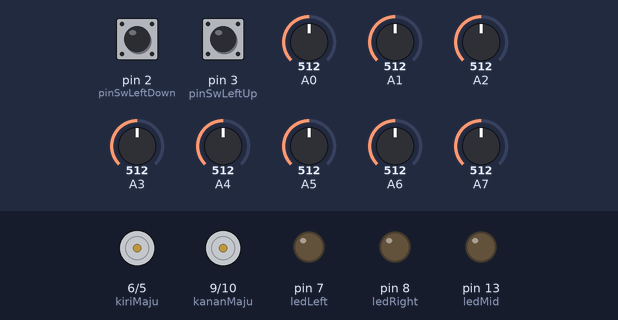
Recording of a sketch running on a simulated Arduino Nano, built with avr-gcc and run on an emulated ATmega328P. Parts: motor-driver pin pairs drawn as motors (green arrow = first pin HIGH = forward, orange = second pin HIGH = backward, longer = more drive), output pins drawn as LEDs (lit = HIGH). Dashed ring = blinking. Inputs (shaded band) come from the test bench; at power-on: pin 2 (pinSwLeftDown) HIGH, pin 3 (pinSwLeftUp) HIGH, A0 = 512, A1 = 512, A2 = 512, A3 = 512, A4 = 512, A5 = 512, A6 = 512, A7 = 512. EEPROM starts erased; what the sketch prints to the serial monitor is not drawn.

Above: at 1.3 s.
1.4 s: pin 2 (pinSwLeftDown) pulled LOW for 0.15 s
At 2.07 s:
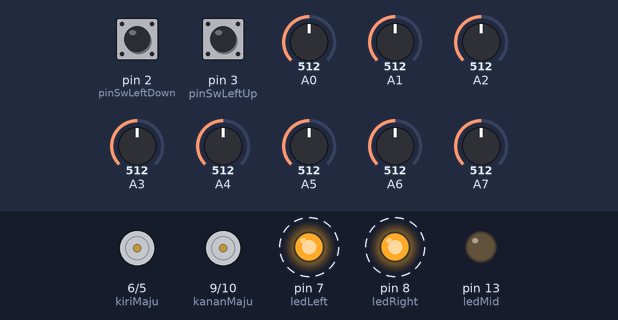
4.4 s: pin 3 (pinSwLeftUp) pulled LOW for 0.15 s
At 5.4 s:
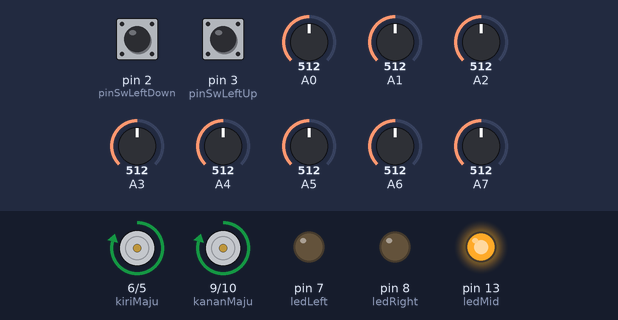
6.0 s: pin 2 (pinSwLeftDown) pulled LOW for 1 s
At 6.58 s:
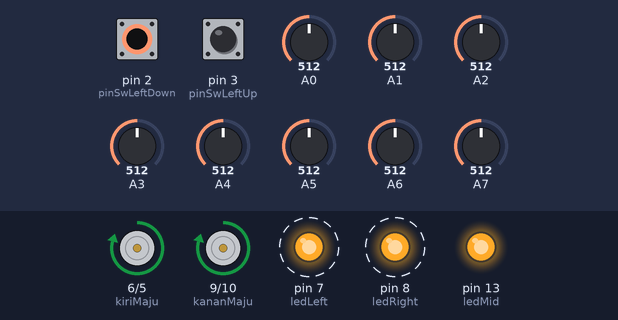
9.0 s: A0 set to 494
12.0 s: A1 set to 502
15.0 s: A2 set to 499
Timing chart, 0 to 19.0 s (numbered marks = the images above; inputs shaded):
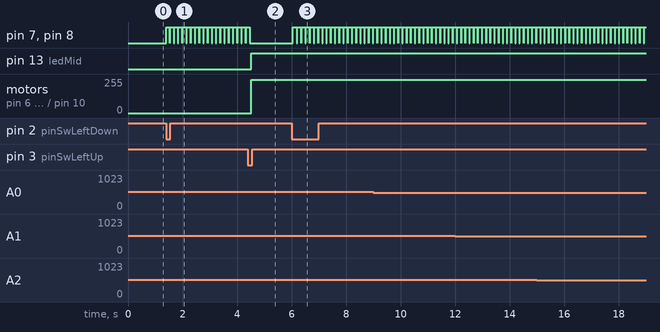

The sketch:

modul3pid.ino
```cpp
#include <EEPROM.h>
#define swLeftUp    digitalRead(pinSwLeftUp)
#define swLeftDown  digitalRead(pinSwLeftDown)
#define swRightUp   digitalRead(pinSwRightUp)
#define swRightDown digitalRead(pinSwRightDown)

int kiriMaju       = 6;  //MOTOR KIRI MAJU
int kananMaju      = 9;  //MOTOR KANAN MAJU
int kiriMundur     = 5;
int kananMundur    = 10;
int pinSwLeftUp    = 3;
int pinSwLeftDown  = 2;
int pinSwRightUp = 11;
int pinSwRightDown = 12;
int ledLeft = 7;
int ledMid = 13;
int ledRight = 8;
String start = "Stop";
String kalibrasi = "Stop";
char buff[100];

unsigned long waktu = millis();

//hitam 980
//putih 880
//peka = putih + ((hitam-putih)/2)
int peka = 500;
int adc_sensor[8], pekax[8],
    sensorMax[8] = {0, 0, 0, 0, 0, 0, 0, 0},
                   sensorMin[8] = {1023, 1023, 1023, 1023, 1023, 1023, 1023, 1023},
                                  sendat[8], robotSpeedRight, robotSpeedLeft,
                                  robotSpeed = 255,
                                  kp = 25,
                                  kd = 20,
                                  /*                 detik
                                     kp 25, kd 20 -> 37,41
                                     kp 28, kd 16 -> 37,85
                                     kp 28, kd 18 ->
                                  */
                                  lastError = 0,
                                  error = 0,
                                  x, rate, sensorBit,
                                  maxpwm = 250,
                                  t;


void setup() //program dilakukan hanya 1x
{
  Serial.begin(9600);
  pinMode(A0, INPUT);
  pinMode(A1, INPUT);
  pinMode(A2, INPUT);
  pinMode(A3, INPUT);
  pinMode(A4, INPUT);
  pinMode(A5, INPUT);
  pinMode(A6, INPUT);
  pinMode(A7, INPUT);
  pinMode( kiriMaju, OUTPUT);
  pinMode( kiriMundur, OUTPUT);
  pinMode( kananMaju, OUTPUT);
  pinMode( kananMundur, OUTPUT);
  pinMode(pinSwLeftUp, INPUT_PULLUP);
  pinMode(pinSwLeftDown, INPUT_PULLUP);
  pinMode(pinSwRightUp, INPUT_PULLUP);
  pinMode(pinSwRightDown, INPUT_PULLUP);
  pinMode( ledLeft, OUTPUT);
  pinMode( ledMid, OUTPUT);
  pinMode( ledRight, OUTPUT);
  delay(100);
  Serial.println("Kelompok nowaf dan alrio");
}

void loop()
{
  if (waktu == 10000){
     digitalWrite(swLeftUp, LOW);
     digitalWrite(swLeftDown, LOW);
     digitalWrite(swRightUp, LOW);
     digitalWrite(swRightDown, LOW);
  }
  if (!swLeftUp)
  {
    start = "high";
    kalibrasi = "stop";
  }
  if (!swLeftDown)
  {
    kalibrasi = "mulai";
    start = "stop";
  }
  if (start == "high")
  {
    follow_line();
  }

  if (kalibrasi == "mulai")
  {
    digitalWrite(ledLeft, HIGH);
    digitalWrite(ledRight, HIGH);
    kalibrasistart(); //menjadikan ledleft mengeluarkan logika 1 atau tegangan 5volt
    digitalWrite(ledLeft, LOW);
    digitalWrite(ledRight, LOW);
    delay(10);
  }
}
void kalibrasistart() {
  adc_sensor[0] = analogRead(A3);
  adc_sensor[1] = analogRead(A2);
  adc_sensor[2] = analogRead(A1);
  adc_sensor[3] = analogRead(A0);
  adc_sensor[4] = analogRead(A7);
  adc_sensor[5] = analogRead(A6);
  adc_sensor[6] = analogRead(A5);
  adc_sensor[7] = analogRead(A4);
  delay(10);
  for (x = 7; x >= 0; x--)
  {
    if (adc_sensor[x] > sensorMax[x])
    {
      sensorMax[x] = adc_sensor[x];
    }

    if (adc_sensor[x] < sensorMax[x])
    {
      sensorMin[x] = adc_sensor[x];
    }

    pekax[x] = (sensorMax[x] + sensorMin[x]) / 2;
    EEPROM.write(x, pekax[x]);

  }
  sprintf(buff, "Sensor Max : %3d %3d %3d %3d %3d %3d %3d %3d ", sensorMax[7], sensorMax[6], sensorMax[5], sensorMax[4], sensorMax[3], sensorMax[2], sensorMax[1], sensorMax[0]);
  Serial.print(buff);
  sprintf(buff, "xx Nilai Tengah : %3d %3d %3d %3d %3d %3d %3d %3d xx", pekax[7], pekax[6], pekax[5], pekax[4], pekax[3], pekax[2], pekax[1], pekax[0]);
  Serial.print(buff);
  sprintf(buff, "Sensor Min : %d%d%d%d%d%d%d%d %3d", sensorMin[7], sensorMin[6], sensorMin[5], sensorMin[4], sensorMin[3], sensorMin[2], sensorMin[1], sensorMin[0]);
  Serial.println(buff);
}
void readSensor() {
  adc_sensor[0] = analogRead(A3) ;
  adc_sensor[1] = analogRead(A2) ;
  adc_sensor[2] = analogRead(A1) ;
  adc_sensor[3] = analogRead(A0) ;
  adc_sensor[4] = analogRead(A7) ;
  adc_sensor[5] = analogRead(A6) ;
  adc_sensor[6] = analogRead(A5) ;
  adc_sensor[7] = analogRead(A4) ;
  delay(50);
  for (x = 7; x >= 0; x--)
  {
    pekax[x] = EEPROM.read(x);
    if (adc_sensor[x] > peka) {
      sendat[x] = 1;
    }
    else                        {
      sendat[x] = 0;
    }
  }

  sensorBit = 0;
  for (x = 0; x <= 7; x++) {
    sensorBit += sendat[x] * (1 << x);
  }
  //tampil data

  sprintf(buff, "%3d %3d %3d %3d %3d %3d %3d %3d ", adc_sensor[7], adc_sensor[6], adc_sensor[5], adc_sensor[4], adc_sensor[3], adc_sensor[2], adc_sensor[1], adc_sensor[0]);
  Serial.print(buff);
  sprintf(buff, "xx %d%d%d%d%d%d%d%d Peka %3d", sendat[7], sendat[6], sendat[5], sendat[4], sendat[3], sendat[2], sendat[1], sendat[0], peka);
  Serial.println(buff);
}

void pv() {
  switch (sensorBit) {

    case 0b10000000: error = -7; break;
    case 0b11000000: error = -6; break;
    case 0b01000000: error = -5; break;
    case 0b01100000: error = -4; break;
    case 0b00100000: error = -3; break;
    case 0b00110000: error = -2; break;
    case 0b00010000: error = -1; break;

    case 0b00011000: error = 0; break;

    case 0b00001000: error = 1; break;
    case 0b00001100: error = 2; break;
    case 0b00000100: error = 3; break;
    case 0b00000110: error = 4; break;
    case 0b00000010: error = 5; break;
    case 0b00000011: error = 6; break;
    case 0b00000001: error = 7; break;

    default: error = lastError; break;
  }
}

void follow_line() {
  readSensor();
  pv();

  if (error <  -2)
  {
    digitalWrite(ledLeft, 1);
    digitalWrite(ledMid, 0);
    digitalWrite(ledRight, 0);
  }
  else if (error >  2)
  {
    digitalWrite(ledLeft, 0);
    digitalWrite(ledMid, 0);
    digitalWrite(ledRight, 1);
  }
  else
  {
    digitalWrite(ledLeft, 0);
    digitalWrite(ledMid, 1);
    digitalWrite(ledRight, 0);
  }
  rate = error - lastError;
  lastError = error;

  int moveControl = (kp * error) + (rate * kd);

  robotSpeedRight = robotSpeed - moveControl;
  robotSpeedLeft  = robotSpeed + moveControl;

  setMotor(robotSpeedLeft, robotSpeedRight);
}

void setMotor(int pwmLeft, int pwmRight)
{
  if (pwmLeft > maxpwm) {
    pwmLeft = maxpwm;
  }
  else if (pwmLeft < -maxpwm) {
    pwmLeft = -maxpwm;
  }
  if (pwmLeft < 0) {
    pwmLeft *= -1;
    analogWrite(kiriMundur, pwmLeft);
    analogWrite(kiriMaju, 0);
  }
  else
  {
    analogWrite(kiriMundur, 0);
    analogWrite(kiriMaju, pwmLeft);
  }

  if (pwmRight > maxpwm) {
    pwmRight = maxpwm;
  }
  else if (pwmRight < -maxpwm) {
    pwmRight = -maxpwm;
  }
  if (pwmRight < 0) {
    pwmRight *= -1;
    analogWrite(kananMundur, pwmRight);
    analogWrite(kananMaju, 0);
  }
  else {
    analogWrite(kananMundur, 0);
    analogWrite(kananMaju, pwmRight);
  }

}
```

Measured:
- after the input at 1.4 s, pin 7 (ledLeft), pin 8 (ledRight): alternates HIGH for 0.14 s and LOW for 0.01 s, starting at once
- after the input at 4.4 s, pin 7 (ledLeft), pin 8 (ledRight): goes on until 4.5 s, then stays LOW; pin 13 (ledMid): LOW → HIGH after 0.13 s; motor on pin 6 (kiriMaju) / pin 5 (kiriMundur), motor on pin 9 (kananMaju) / pin 10 (kananMundur): stopped → forward 250/255 after 0.13 s
- after the input at 6.0 s, pin 7 (ledLeft), pin 8 (ledRight): alternates HIGH for 0.14 s and LOW for 0.01 s, starting at once
